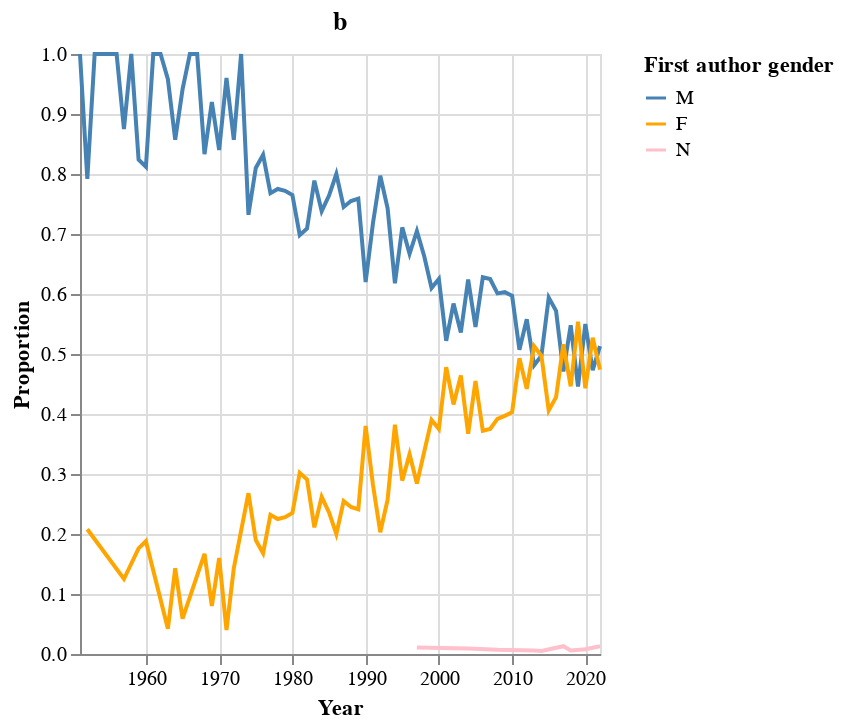

Here is the notebook cell this chart was saved with:
### Code cell
alt.Chart(transform_year(first_author_gender_ts)).mark_line().encode(
    x = alt.X(
        'year',
        title = 'Year'
    ),
    y = alt.Y(
        'prop',
        title = 'Proportion'
    ),
    color = alt.Color(
        'first_author_gender',
        title = 'First author gender',
        scale = alt.Scale(
            domain = ['M', 'F', 'N'],
            range = ['steelblue', 'orange', 'pink']
        )
    )
).properties(
    title = 'b',
    height=300,
    width=260
)

### Figure 1 — Vega-Lite specification as saved in the notebook (floating-point values rounded to 4 significant figures; data arrays with more than 128 entries replaced by an {"elided": "..."} marker saying what was removed)
{"config": {"view": {"continuousWidth": 400, "continuousHeight": 300}}, "data": {"name": "data-41cfd0989e580e2c1ff895f00b9b9388"}, "mark": "line", "encoding": {"color": {"field": "first_author_gender", "scale": {"domain": ["M", "F", "N"], "range": ["steelblue", "orange", "pink"]}, "title": "First author gender", "type": "nominal"}, "x": {"field": "year", "title": "Year", "type": "temporal"}, "y": {"field": "prop", "title": "Proportion", "type": "quantitative"}}, "height": 300, "title": "b", "width": 260, "$schema": "https://vega.github.io/schema/vega-lite/v4.17.0.json", "datasets": {"data-41cfd0989e580e2c1ff895f00b9b9388": {"elided": "142 records"}}}
